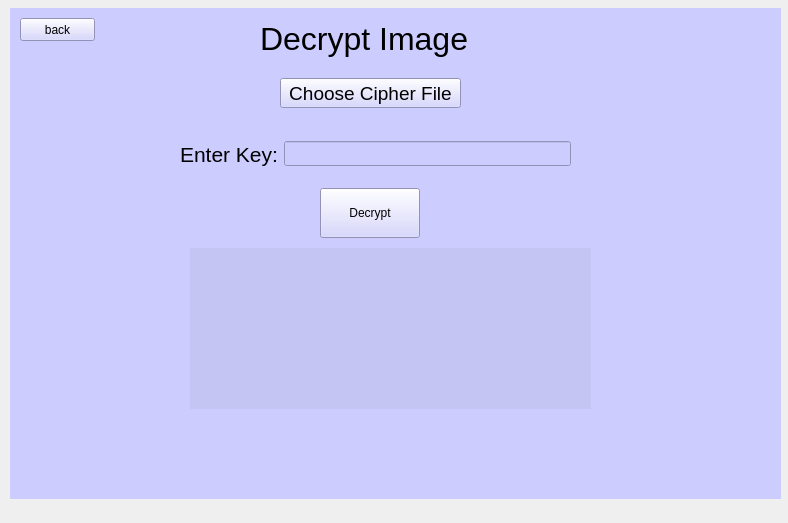
<?xml version="1.0" encoding="UTF-8"?>
<ui version="4.0">
 <class>MainWindow</class>
 <widget class="QMainWindow" name="MainWindow">
  <property name="geometry">
   <rect>
    <x>0</x>
    <y>0</y>
    <width>788</width>
    <height>523</height>
   </rect>
  </property>
  <property name="windowTitle">
   <string>MainWindow</string>
  </property>
  <widget class="QWidget" name="centralwidget">
   <widget class="QStackedWidget" name="stackedWidget">
    <property name="geometry">
     <rect>
      <x>10</x>
      <y>8</y>
      <width>771</width>
      <height>491</height>
     </rect>
    </property>
    <property name="minimumSize">
     <size>
      <width>0</width>
      <height>0</height>
     </size>
    </property>
    <property name="currentIndex">
     <number>2</number>
    </property>
    <widget class="QWidget" name="page">
    <property name="styleSheet">
      <string>
       QWidget {
        background-color:skyblue;
       }
      </string>
     </property>
     <widget class="QWidget" name="verticalLayoutWidget">
      <property name="geometry">
       <rect>
        <x>260</x>
        <y>120</y>
        <width>231</width>
        <height>221</height>
       </rect>
      </property>
      <layout class="QVBoxLayout" name="verticalLayout">
       <property name="topMargin">
        <number>0</number>
       </property>
       <item>
        <widget class="QPushButton" name="pushButton">
         <property name="enabled">
          <bool>true</bool>
         </property>
         <property name="sizePolicy">
          <sizepolicy hsizetype="Expanding" vsizetype="Maximum">
           <horstretch>0</horstretch>
           <verstretch>0</verstretch>
          </sizepolicy>
         </property>
         <property name="minimumSize">
          <size>
           <width>0</width>
           <height>40</height>
          </size>
         </property>
         <property name="text">
          <string>Encrypt</string>
         </property>
        </widget>
       </item>
       <item>
        <widget class="QPushButton" name="pushButton_2">
         <property name="minimumSize">
          <size>
           <width>0</width>
           <height>40</height>
          </size>
         </property>
         <property name="text">
          <string>Decrypt</string>
         </property>
        </widget>
       </item>
      </layout>
     </widget>
     <widget class="QLabel" name="label">
      <property name="geometry">
       <rect>
        <x>140</x>
        <y>30</y>
        <width>511</width>
        <height>61</height>
       </rect>
      </property>
      <property name="font">
       <font>
        <pointsize>24</pointsize>
       </font>
      </property>
      <property name="text">
       <string>Select Encrypt or Decrypt</string>
      </property>
     </widget>
    </widget>
    <widget class="QWidget" name="page_2">
     <property name="styleSheet">
      <string>
       QWidget {
        background-color:#CCFFFF;
       
       }
      </string>
     </property>
     <widget class="QWidget" name="horizontalLayoutWidget">
      <property name="geometry">
       <rect>
        <x>190</x>
        <y>80</y>
        <width>391</width>
        <height>52</height>
       </rect>
      </property>
      <layout class="QHBoxLayout" name="horizontalLayout">
       <item>
        <widget class="QLabel" name="label_2">
         <property name="font">
          <font>
           <pointsize>16</pointsize>
          </font>
         </property>
         <property name="text">
          <string>Enter Key:</string>
         </property>
        </widget>
       </item>
       <item>
        <widget class="QLineEdit" name="lineEdit">
         <property name="minimumSize">
          <size>
           <width>0</width>
           <height>25</height>
          </size>
         </property>
        </widget>
       </item>
      </layout>
     </widget>
     <widget class="QPushButton" name="pushButton_3">
      <property name="geometry">
       <rect>
        <x>320</x>
        <y>140</y>
        <width>100</width>
        <height>30</height>
       </rect>
      </property>
      <property name="text">
       <string>Choose File</string>
      </property>
     </widget>
     <widget class="QPushButton" name="pushButton_4">
      <property name="geometry">
       <rect>
        <x>320</x>
        <y>430</y>
        <width>100</width>
        <height>50</height>
       </rect>
      </property>
      <property name="text">
       <string>Encypt</string>
      </property>
     </widget>
     <widget class="QLabel" name="label_3">
      <property name="geometry">
       <rect>
        <x>250</x>
        <y>10</y>
        <width>261</width>
        <height>61</height>
       </rect>
      </property>
      <property name="font">
       <font>
        <pointsize>24</pointsize>
       </font>
      </property>
      <property name="text">
       <string>Encrypt Image</string>
      </property>
     </widget>
     <widget class="QPushButton" name="pushButton_7">
      <property name="geometry">
       <rect>
        <x>10</x>
        <y>10</y>
        <width>75</width>
        <height>23</height>
       </rect>
      </property>
      <property name="text">
       <string>back</string>
      </property>
     </widget>
     <widget class="QLabel" name="lbl">
      <property name="geometry">
       <rect>
        <x>180</x>
        <y>180</y>
        <width>401</width>
        <height>241</height>
       </rect>
      </property>
      <property name="styleSheet">
       <string notr="true">background-color:rgba(128,128,128,0.1)</string>
      </property>
      <property name="frameShadow">
       <enum>QFrame::Raised</enum>
      </property>
      <property name="text">
       <string/>
      </property>
      <property name="alignment">
       <set>Qt::AlignCenter</set>
      </property>
     </widget>
    </widget>
    <widget class="QWidget" name="page_3">
     <property name="styleSheet">
      <string>
       QWidget {
        background-color:#CCCCFF ;
       }
      </string>
     </property>
     <widget class="QPushButton" name="pushButton_6">
      <property name="geometry">
       <rect>
        <x>310</x>
        <y>180</y>
        <width>100</width>
        <height>50</height>
       </rect>
      </property>
      <property name="text">
       <string>Decrypt</string>
      </property>
     </widget>
     <widget class="QPushButton" name="pushButton_5">
      <property name="geometry">
       <rect>
        <x>270</x>
        <y>70</y>
        <width>181</width>
        <height>30</height>
       </rect>
      </property>
      <property name="font">
       <font>
        <pointsize>14</pointsize>
       </font>
      </property>
      <property name="text">
       <string>Choose Cipher File</string>
      </property>
     </widget>
     <widget class="QWidget" name="horizontalLayoutWidget_2">
      <property name="geometry">
       <rect>
        <x>170</x>
        <y>120</y>
        <width>391</width>
        <height>52</height>
       </rect>
      </property>
      <layout class="QHBoxLayout" name="horizontalLayout_2">
       <item>
        <widget class="QLabel" name="label_5">
         <property name="font">
          <font>
           <pointsize>16</pointsize>
          </font>
         </property>
         <property name="text">
          <string>Enter Key:</string>
         </property>
        </widget>
       </item>
       <item>
        <widget class="QLineEdit" name="lineEdit_2">
         <property name="minimumSize">
          <size>
           <width>0</width>
           <height>25</height>
          </size>
         </property>
        </widget>
       </item>
      </layout>
     </widget>
     <widget class="QLabel" name="label_4">
      <property name="geometry">
       <rect>
        <x>250</x>
        <y>0</y>
        <width>261</width>
        <height>61</height>
       </rect>
      </property>
      <property name="font">
       <font>
        <pointsize>24</pointsize>
       </font>
      </property>
      <property name="text">
       <string>Decrypt Image</string>
      </property>
     </widget>
     <widget class="QPushButton" name="pushButton_8">
      <property name="geometry">
       <rect>
        <x>10</x>
        <y>10</y>
        <width>75</width>
        <height>23</height>
       </rect>
      </property>
      <property name="text">
       <string>back</string>
      </property>
     </widget>
     <widget class="QLabel" name="lbl_2">
      <property name="geometry">
       <rect>
        <x>180</x>
        <y>240</y>
        <width>401</width>
        <height>161</height>
       </rect>
      </property>
      <property name="styleSheet">
       <string notr="true">background-color: rgba(128,128,128,0.1)</string>
      </property>
      <property name="frameShadow">
       <enum>QFrame::Raised</enum>
      </property>
      <property name="text">
       <string/>
      </property>
      <property name="alignment">
       <set>Qt::AlignCenter</set>
      </property>
     </widget>
    </widget>
   </widget>
  </widget>
 </widget>
 <resources/>
 <connections/>
</ui>
